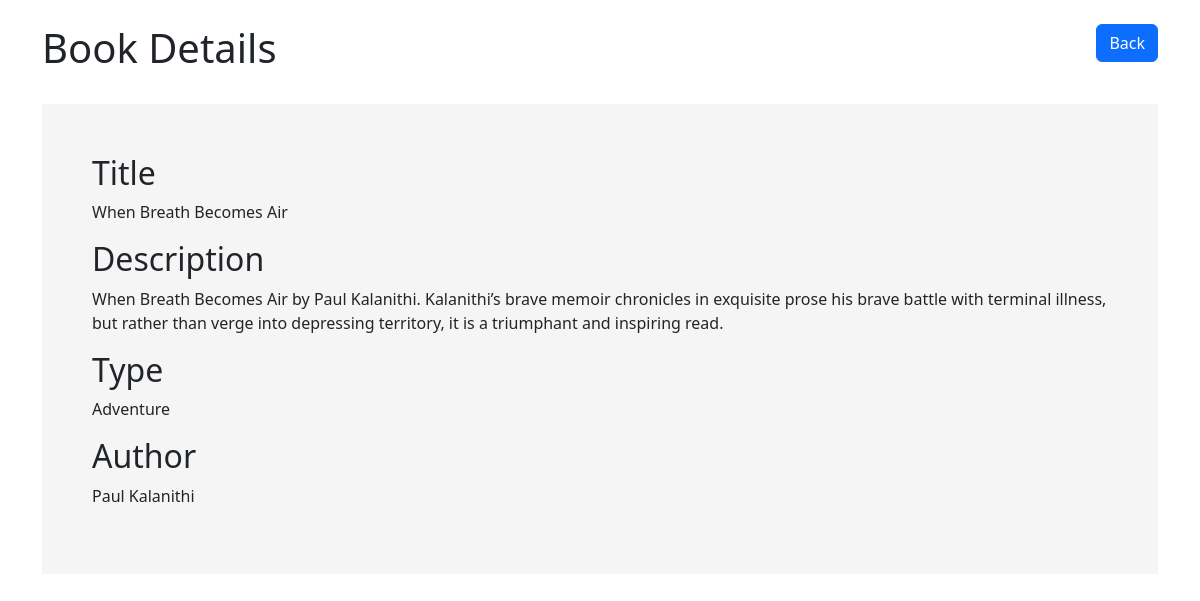
Page /view.php?id=14 on the committed database.
### tables this page shows
CREATE TABLE `books` (
  `id` int(11) NOT NULL AUTO_INCREMENT,
  `title` varchar(128) NOT NULL,
  `author` varchar(128) NOT NULL,
  `type` varchar(50) NOT NULL,
  `description` text NOT NULL,
  KEY `id` (`id`)
);

### view.php (the view, shortened to what this page needs)
<!DOCTYPE html>
<html lang="en">
<head>
    <link rel="stylesheet" href="https://cdn.jsdelivr.net/npm/bootstrap@5.2.3/dist/css/bootstrap.min.css">
</head>
<body>
<div class="container">
<header class="d-flex justify-content-between my-4">
    <h1>Book Details</h1>
    <div>
        <a href="index.php" class="btn btn-primary">Back</a>
    </div>
</header>
<div class="book-details my-4" >
    <?php
    if(isset($_GET["id"])){
        $id = $_GET["id"];
        include("connect.php");
        $sql= "SELECT * FROM BOOKS WHERE id=$id";
        $result = mysqli_query($conn,$sql);
        $row =mysqli_fetch_array($result);
        ?>
        <h2>Title</h2>
        <p><?php echo $row["title"];?></p>
        <h2>Description</h2>
        <p><?php echo $row["description"];?></p>
        <h2>Type</h2>
        <p><?php echo $row["type"];?></p>
        <h2>Author</h2>
        <p><?php echo $row["author"];?></p>
        <?php
    }
    ?>
</div>
</body>
</html>

### view.php (style rules this page uses)
.book-details { background:#f5f5f5; padding: 50px; }

### rows in the picture
books: title "When Breath Becomes Air", description "When Breath Becomes Air by Paul Kalanithi. Kalanithi’s brave memoir chronicles in exquisite prose his brave battle with terminal illness, but rather than verge into depressing territory, it is a triumphant and inspiring read.", type "Adventure", author "Paul Kalanithi"
